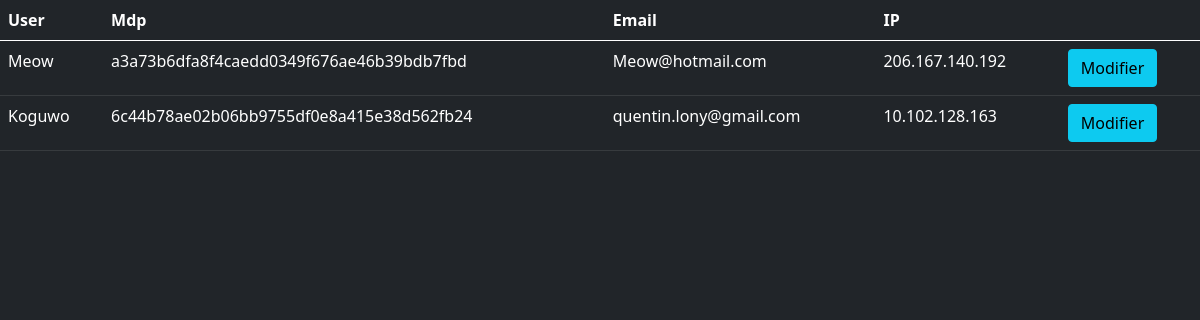
/Exam1/PageUser.php, run on the app's committed database.
### tables this page shows
CREATE TABLE `user` (
  `id` int(11) NOT NULL,
  `user` varchar(255) NOT NULL,
  `email` varchar(255) NOT NULL,
  `password` varchar(1024) NOT NULL,
  `ip` varchar(1024) NOT NULL,
  `machine` varchar(1024) NOT NULL
);

### Exam1/PageUser.php (the view, shortened to what this page needs)
<!DOCTYPE html>
<html lang="en">
<head>
    <link href="https://cdn.jsdelivr.net/npm/bootstrap@5.0.2/dist/css/bootstrap.min.css" rel="stylesheet">
    <link rel="stylesheet" href="Style.css">
</head>
<body>
    <div class="container-fluid h-100" id="test">
        <div class="row h-100">
    <?php
    $erreur = false;
    $servername = "localhost";
    $username = "root";
    $password = "root";
    $db = "meow";
    $conn = new mysqli($servername, $username, $password, $db);
    $sql = "SELECT * FROM user";
    $result = $conn->query($sql);
    if($_SERVER["REQUEST_METHOD"] != "POST" || $erreur == true) {
        ?>
        <div class="p-0">
        <table class="table table-dark">
            <thead>
                <tr>
                    <th scope="col">User</th>
                    <th scope="col">Mdp</th>
                    <th scope="col">Email</th>
                    <th scope="col">IP</th>
                    <th></th>
                </tr>
            </thead>
            <tbody>
                <?php
                while ($row = $result->fetch_assoc()) {
                ?>
                    <tr>
                        <td><?php echo $row["user"] ?></td>
                        <td><?php echo $row["password"] ?></td>
                        <td><?php echo $row["email"] ?></td>
                        <td><?php echo $row["ip"] ?></td>
                        <td><a class="btn btn-info" role="button" href="modifier.php?id=<?php echo $row["id"] ?>">Modifier </td>
                    </tr>
                </div>
                    <?php
        }
    }
    ?>
</div>
</body>
</html>

### Exam1/Style.css (style rules this page uses)
body,html { height: 100%; width: 100%; }
#test { background-color: #212529; }
.p-0 { padding:0px; }

### data on the page
user: user "Meow", password "a3a73b6dfa8f4caedd0349f676ae46b39bdb7fbd", email "Meow@hotmail.com", ip "206.167.140.192"
user: user "Koguwo", password "6c44b78ae02b06bb9755df0e8a415e38d562fb24", email "quentin.lony@gmail.com", ip "10.102.128.163"
